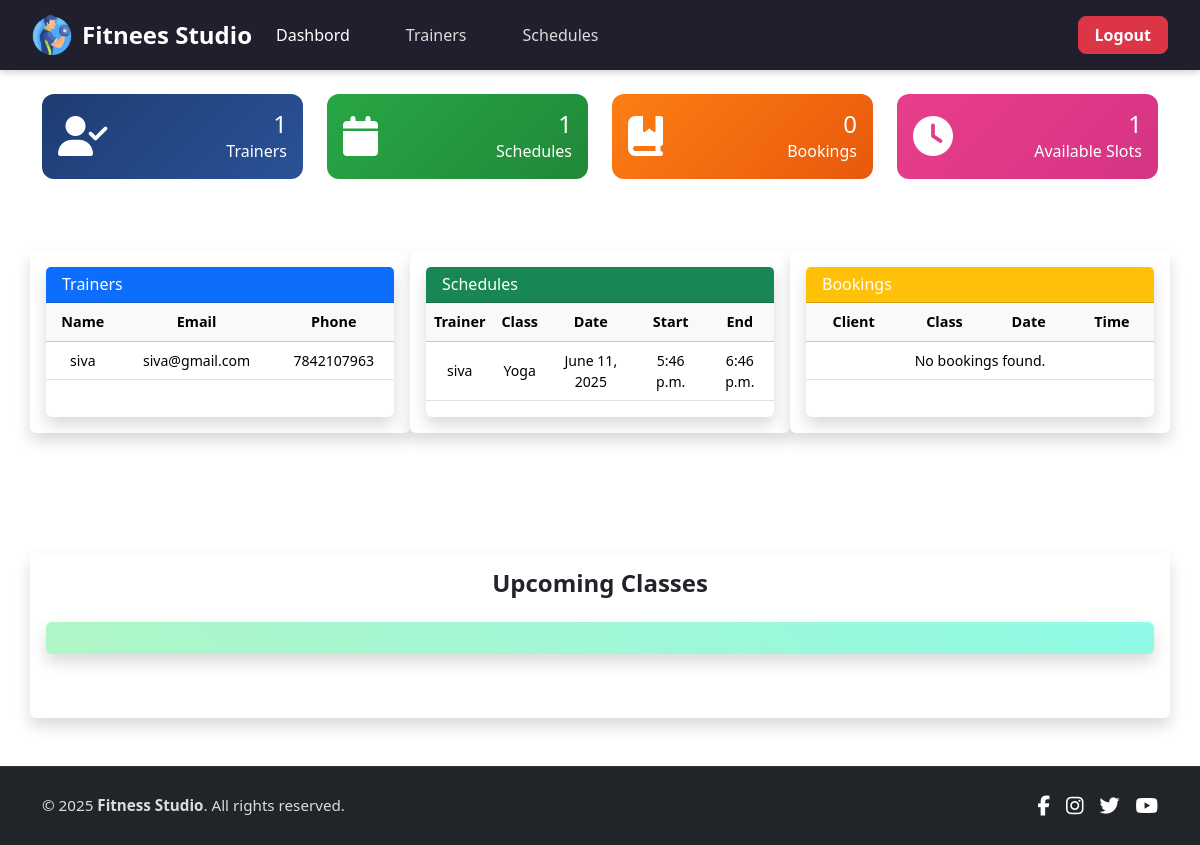
The app's page /Fitnees-Studio/admin/Admin-Dashbord/ (signed in) with its own data.
### Fitnees_Admin/models.py (models this page shows, shortened)
class Trainer(models.Model):
    T_id = models.AutoField(primary_key=True)
    T_name = models.CharField(max_length=50)
    T_email = models.EmailField()
    T_phone = models.CharField(max_length=10)

class Classes(models.Model):
    CATEGORY_CHOICES = [
        ('Strength', 'Strength'),
        ('Yoga', 'Yoga'),
        ('HIIT', 'HIIT'),
        ('Cardio', 'Cardio'),
    ]
    C_id = models.AutoField(primary_key=True)
    C_name = models.CharField(max_length=50,choices=CATEGORY_CHOICES,default='Cardio')
    C_description = models.TextField()
    C_trainer = models.ForeignKey(Trainer, on_delete=models.CASCADE,default=True,null=False)
    C_date = models.DateField()
    C_start_time = models.TimeField()
    C_end_time = models.TimeField()

### Fitnees_Admin/views.py (the view)
# urls.py: path("Dashbord/", views.index, name="Dashbord"),
@login_required(login_url='admin_login')
def index(request):
    total_trainers = Trainer.objects.count()
    total_classes = Classes.objects.count()
    total_bookings = avaliable_classes.objects.count()
    available_slots = total_classes - total_bookings  # Simple calculation
    trainers = Trainer.objects.all()
    classes = Classes.objects.all()
    bookings = avaliable_classes.objects.select_related('classes', 'trainer').all()
    return render(request, "admin_panel/index.html", {
        'trainers': trainers,
        'classes': classes,
        'bookings': bookings,
        'total_trainers': total_trainers,
        'total_classes': total_classes,
        'total_bookings': total_bookings,
        'available_slots': available_slots if available_slots > 0 else 0  # Ensure not negative
    })

### templates/admin_panel/index.html (shortened to what this page needs)
{% extends "admin_panel/base.html" %}
{% load static %}
{% block content %}
<div class="container mt-4">
    <div class="row g-4">
        <div class="col-12 col-sm-6 col-md-3">
            <div class="dashboard-card bg-gradient-blue d-flex align-items-center p-3">
                <div class="icon me-3">
                    <i class="fa-solid fa-user-check"></i>
                </div>
                <div class="info text-end w-100">
                    <h4 class="mb-0">{{ total_trainers }}</h4>
                    <p class="mb-0">Trainers</p>
                </div>
            </div>
        </div>
        <div class="col-12 col-sm-6 col-md-3">
            <div class="dashboard-card bg-gradient-green d-flex align-items-center p-3">
                <div class="icon me-3">
                    <i class="fa-solid fa-calendar"></i>
                </div>
                <div class="info text-end w-100">
                    <h4 class="mb-0">{{ total_classes }}</h4>
                    <p class="mb-0">Schedules</p>
                </div>
            </div>
        </div>
        <div class="col-12 col-sm-6 col-md-3">
            <div class="dashboard-card bg-gradient-orange d-flex align-items-center p-3">
                <div class="icon me-3">
                    <i class="fa-solid fa-book-bookmark"></i>
                </div>
                <div class="info text-end w-100">
                    <h4 class="mb-0">{{ total_bookings }}</h4>
                    <p class="mb-0">Bookings</p>
                </div>
            </div>
        </div>
        <div class="col-12 col-sm-6 col-md-3">
            <div class="dashboard-card bg-gradient-pink d-flex align-items-center p-3">
                <div class="icon me-3">
                    <i class="fa-solid fa-clock"></i>
                </div>
                <div class="info text-end w-100">
                    <h4 class="mb-0">{{ available_slots }}</h4>
                    <p class="mb-0">Available Slots</p>
                </div>
            </div>
        </div>
    </div>
    <div class="row g-4 mt-5">
        <div class="col-md-4 shadow p-3 mb-5 bg-white rounded">
            <div class="card shadow border-0 h-100">
                <div class="card-header bg-primary text-white">
                    <h6 class="mb-0">Trainers</h6>
                </div>
                <div class="card-body p-0">
                    <table class="table table-hover align-middle text-center">
                        <thead class="table-light">
                            <tr>
                                <th>Name</th>
                                <th>Email</th>
                                <th>Phone</th>
                            </tr>
                        </thead>
                        <tbody>
                            {% for trainer in trainers %}
                            <tr>
                                <td>{{ trainer.T_name }}</td>
                                <td>{{ trainer.T_email }}</td>
                                <td>{{ trainer.T_phone }}</td>
                            </tr>
                            {% empty %}
                            <tr>
                                <td colspan="4" class="text-center">No trainers found.</td>
                            </tr>
                            {% endfor %}
                        </tbody>
                    </table>
                </div>
            </div>
        </div>
        <div class="col-md-4 shadow p-3 mb-5 bg-white rounded">
            <div class="card shadow border-0 h-100">
                <div class="card-header bg-success text-white">
                    <h6 class="mb-0">Schedules</h6>
                </div>
                <div class="card-body p-0">
                    <table class="table table-hover align-middle text-center">
                        <thead class="table-light">
                            <tr>
                                <th>Trainer</th>
                                <th>Class</th>
                                <th>Date</th>
                                <th>Start</th>
                                <th>End</th>
                            </tr>
                        </thead>
                        <tbody>
                            {% for cls in classes %}
                            <tr>
                                <td>{{ cls.C_trainer.T_name }}</td>
                                <td>{{ cls.C_name }}</td>
                                <td>{{ cls.C_date }}</td>
                                <td>{{ cls.C_start_time }}</td>
                                <td>{{ cls.C_end_time }}</td>
                            </tr>
                            {% empty %}
                            <tr>
                                <td colspan="6" class="text-center">No schedules found.</td>
                            </tr>
                            {% endfor %}
                        </tbody>
                    </table>
                </div>
            </div>
        </div>
        <div class="col-md-4 shadow p-3 mb-5 bg-white rounded">
            <div class="card shadow border-0 h-100">
                <div class="card-header bg-warning text-white">
                    <h6 class="mb-0">Bookings</h6>
                </div>
                <div class="card-body p-0">
                    <table class="table table-hover align-middle text-center">
                        <thead class="table-light">
                            <tr>
                                <th>Client</th>
                                <th>Class</th>
                                <th>Date</th>
                                <th>Time</th>
                            </tr>
                        </thead>
                        <tbody>
                            {% for booking in bookings %}
                            <tr>
                                <td>{{ booking.client_name }}</td>
                                <td>{{ booking.classes.C_name }}</td>
                                <td>{{ booking.classes.C_date }}</td>
                                <td>
                                    {{ booking.classes.C_start_time }} - {{ booking.classes.C_end_time }}
                                </td>
                            </tr>
                            {% empty %}
                            <tr>
                                <td colspan="5" class="text-center">No bookings found.</td>
                            </tr>
                            {% endfor %}
                        </tbody>
                    </table>
                </div>
            </div>
        </div>
    </div>
     <div class="row g-4 mt-5">
        <div class="col-md-12 shadow p-3 mb-5 bg-white rounded">
            <h4 class="text-center mb-4 fs-130 fw-bold  ">Upcoming Classes</h4>
            <div id="calendar" class="calendar-container shadow p-3 mb-5 bg-white rounded"></div>
        </div>
    </div>
</div>
{% endblock %}

### static/css/admin_css/style.css (style rules this page uses)
* { margin: 0; padding: 0; box-sizing: border-box; }
.bg-gradient-blue { background: linear-gradient(135deg, #1e3c72, #2a5298); color: white; }
.bg-gradient-green { background: linear-gradient(135deg, #28a745, #218838); color: white; }
.bg-gradient-orange { background: linear-gradient(135deg, #fd7e14, #e8590c); color: white; }
.bg-gradient-pink { background: linear-gradient(135deg, #e83e8c, #d63384); color: white; }
.dashboard-card .icon i { font-size: 2.5rem; color: white; }
.dashboard-card { border-radius: 12px; background-color: #fff; transition: transform 0.2s ease, box-shadow 0.2s ease; color: white; }
.card .table th { background-color: #f8f9fa; font-weight: 600; font-size: 0.9rem; }
.card .table td { vertical-align: middle; font-size: 0.88rem; }
.calendar-container { background: linear-gradient(45deg, #43e97a6b, #00f3c670); border-radius: 12px; padding: 20px; box-shadow: 0 0 15px rgba(0, 0, 0, 0.1); }

### records on screen
Trainer: T_name "siva", T_email "siva@gmail.com", T_phone "7842107963"
Classes: C_trainer.T_name "siva", C_name "Yoga", C_date "June 11, 2025", C_start_time "5:46 p.m.", C_end_time "6:46 p.m."

### other values on screen
{{ total_trainers }} "1"
{{ total_classes }} "1"
{{ total_bookings }} "0"
{{ available_slots }} "1"
